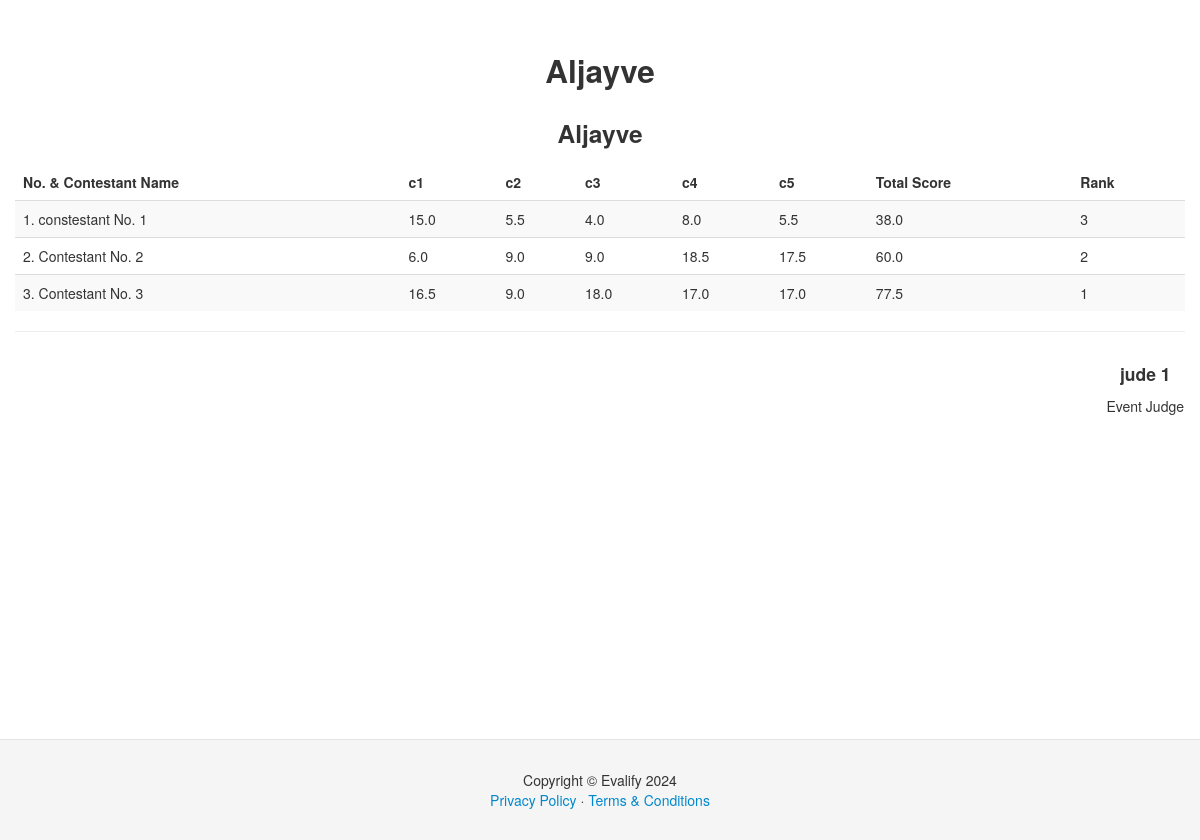
/view_score_sheet.php?event_id=1&judge_id=1 (signed in), run on an earlier commit of the app's database.
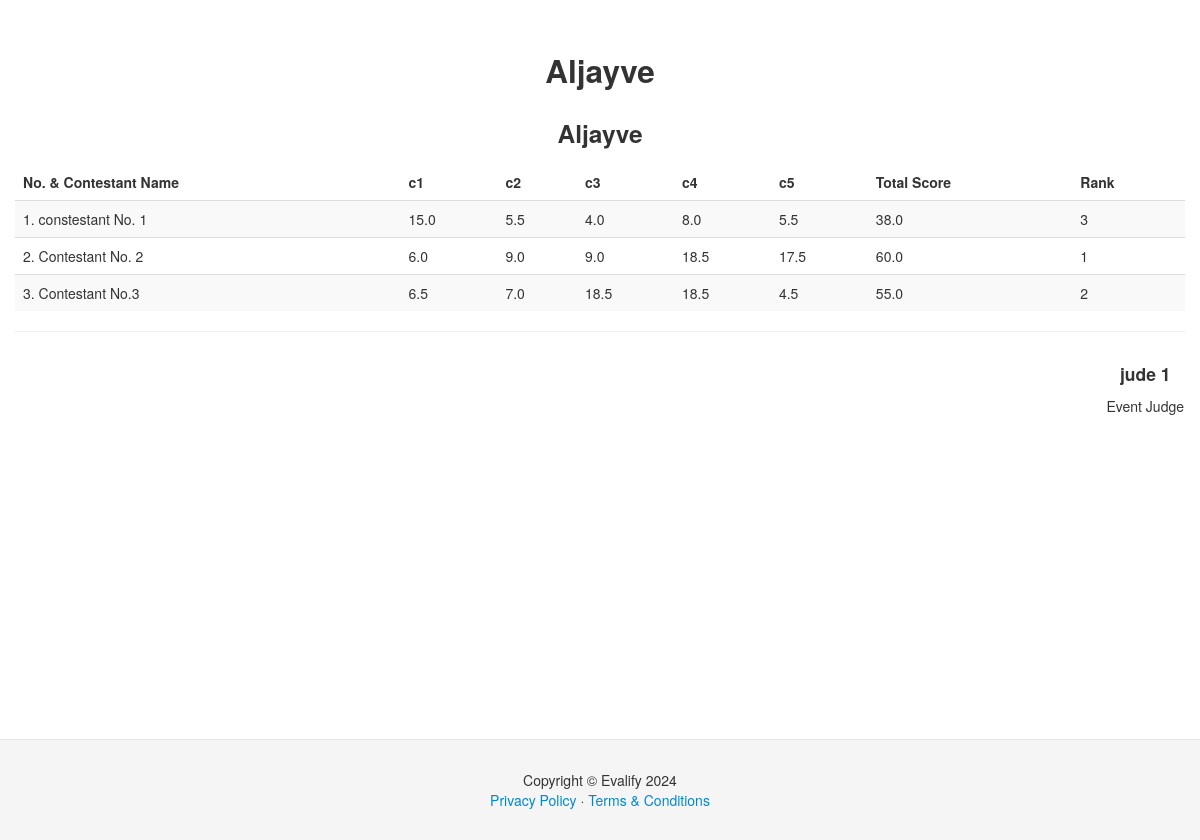
And on a later commit of the database.
### tables this page shows
CREATE TABLE `main_event` (
  `mainevent_id` int(11) NOT NULL,
  `event_name` varchar(255) NOT NULL,
  `status` varchar(50) NOT NULL,
  `organizer_id` int(11) NOT NULL,
  `sy` varchar(9) NOT NULL,
  `date_start` date NOT NULL,
  `date_end` date NOT NULL,
  `place` varchar(255) NOT NULL
);

CREATE TABLE `sub_event` (
  `subevent_id` int(11) NOT NULL,
  `mainevent_id` int(11) NOT NULL,
  `organizer_id` int(11) NOT NULL,
  `event_name` varchar(255) NOT NULL,
  `status` varchar(50) NOT NULL,
  `eventdate` date NOT NULL,
  `eventtime` time NOT NULL,
  `view` varchar(15) NOT NULL,
  `place` text NOT NULL
);

CREATE TABLE `criteria` (
  `criteria_id` int(11) NOT NULL,
  `subevent_id` int(11) NOT NULL,
  `criteria` varchar(255) NOT NULL,
  `percentage` int(11) NOT NULL,
  `criteria_ctr` int(11) NOT NULL
);

CREATE TABLE `contestants` (
  `contestant_id` int(11) NOT NULL,
  `fullname` varchar(255) NOT NULL,
  `subevent_id` int(11) NOT NULL,
  `contestant_ctr` int(11) NOT NULL,
  `status` varchar(50) NOT NULL,
  `txt_code` varchar(255) NOT NULL,
  `rand_code` int(11) NOT NULL
);

CREATE TABLE `sub_results` (
  `subresult_id` int(11) NOT NULL,
  `subevent_id` int(11) NOT NULL,
  `mainevent_id` int(11) NOT NULL,
  `contestant_id` int(11) NOT NULL,
  `judge_id` int(11) NOT NULL,
  `total_score` decimal(11,1) NOT NULL,
  `deduction` decimal(11,1) NOT NULL,
  `criteria_ctr1` decimal(11,1) NOT NULL,
  `criteria_ctr2` decimal(11,1) NOT NULL,
  `criteria_ctr3` decimal(11,1) NOT NULL,
  `criteria_ctr4` decimal(11,1) NOT NULL,
  `criteria_ctr5` decimal(11,1) NOT NULL,
  `criteria_ctr6` decimal(11,1) NOT NULL,
  `criteria_ctr7` decimal(11,1) NOT NULL,
  `criteria_ctr8` decimal(11,1) NOT NULL,
  `criteria_ctr9` decimal(11,1) NOT NULL,
  `criteria_ctr10` decimal(11,1) NOT NULL,
  `comments` text NOT NULL,
  `rank` varchar(11) NOT NULL,
  `judge_rank_stat` varchar(15) NOT NULL,
  `place_title` varchar(25) NOT NULL
);

CREATE TABLE `judges` (
  `judge_id` int(11) NOT NULL,
  `subevent_id` int(11) NOT NULL,
  `judge_ctr` int(11) NOT NULL,
  `fullname` varchar(255) NOT NULL,
  `code` varchar(6) NOT NULL,
  `jtype` varchar(25) NOT NULL
);

### view_score_sheet.php (the view, shortened to what this page needs)
<!DOCTYPE html>
<html lang="en">
   <?php
   include('header2.php');
    include('session.php');
    $event_id=$_GET['event_id'];
    $judge_id=$_GET['judge_id'];
    ?>
  <body>
  <div class="container">
    <div class="row">
      <div class="span12">
           <?php
             $s_event_query = $conn->query("select * from sub_event where subevent_id='$event_id'") or die(mysql_error());
		while ($s_event_row = $s_event_query->fetch())
        {
            $MEidxx=$s_event_row['mainevent_id'];
              $event_query = $conn->query("select * from main_event where mainevent_id='$MEidxx'") or die(mysql_error());
		while ($event_row = $event_query->fetch())
        {
            ?>
             <center>
             <table>
             <tr>
             <td align="center">
            <h2><?php echo $event_row['event_name']; ?></h2>
             </td>
              </tr>
               <tr>
             <td align="center">
            <h3><?php echo $s_event_row['event_name']; ?></h3>
             </td>
              </tr>
             </table>
             </center>
          <table class="table table-striped">
        <thead>
     <th>No. &amp; Contestant Name</th>
        <?php
        $criteria_query = $conn->query("select * from criteria where subevent_id='$event_id' ORDER BY criteria_ctr ASC") or die(mysql_error());
        while ($crit_row = $criteria_query->fetch()) {
         ?>
        <th><?php echo $crit_row['criteria']; ?></th>
        <?php } ?>
        <th>Total Score</th>
        <th>Rank</th>
        </thead>
     <tbody>
    <?php
        $score_query = $conn->query("select * from sub_results where subevent_id='$event_id' and judge_id='$judge_id' ORDER BY contestant_id ASC") or die(mysql_error());
	$num_rowxz = $score_query->rowcount();
if( $num_rowxz > 0 ) {
while ($score_row = $score_query->fetch())
 {
     $s1=$score_row['criteria_ctr1'];
     $s2=$score_row['criteria_ctr2'];
     $s3=$score_row['criteria_ctr3'];
     $s4=$score_row['criteria_ctr4'];
     $s5=$score_row['criteria_ctr5'];
     $total_score=$score_row['total_score'];
     $rank=$score_row['rank'];
     $con_id=$score_row['contestant_id'];
      ?>
         <tr>
        <td><?php
         $cont_query = $conn->query("select * from contestants where contestant_id='$con_id'") or die(mysql_error());
while ($cont_row = $cont_query->fetch())
{
    $c_num=$cont_row['contestant_ctr'];
  echo $c_num.". ".$cfnme=$cont_row['fullname'];
}
         ?></td>
          <?php
        $criteria_query = $conn->query("select * from criteria where subevent_id='$event_id' ORDER BY criteria_ctr ASC") or die(mysql_error());
while ($crit_row = $criteria_query->fetch()) {
         ?>
        <td>
        <?php
 if($crit_row['criteria_ctr']==1)
 { ?>
     <?php echo $s1; ?>
<?php } ?>
 <?php
 if($crit_row['criteria_ctr']==2)
 { ?>
     <?php echo $s2; ?>
<?php } ?>
 <?php
 if($crit_row['criteria_ctr']==3)
 { ?>
    <?php echo $s3; ?>
<?php } ?>
 <?php
 if($crit_row['criteria_ctr']==4)
 { ?>
    <?php echo $s4; ?>
<?php } ?>
 <?php
 if($crit_row['criteria_ctr']==5)
 { ?>
    <?php echo $s5; ?>
<?php } ?>
</td>
        <?php } ?>
        <td><?php echo $total_score; ?></td>
        <td><?php echo $rank;
         ?></td>
         </tr>
        <?php } ?>
     </tbody>
          </table>
          <?php $j_query = $conn->query("select * from judges where subevent_id='$event_id' and judge_id='$judge_id'") or die(mysql_error());
while ($j_row = $j_query->fetch()) { ?>
             <hr />
             <table align="right">
             <tr>
             <td align="center">
            <h4><?php echo $j_row['fullname']; ?></h4>
             </td>
              </tr>
               <tr>
             <td align="center">
            Event Judge
             </td>
              </tr>
             </table> <?php
 }
 } ?>
           <?php }   } ?>
    </div>
  </div>
 </div>
    <?php include('footer.php'); ?>
  </body>
</html>

### header2.php (shortened to what this page needs)
<head>
    <link href="assets/css/bootstrap.css" rel="stylesheet">
    <link href="assets/css/bootstrap-responsive.css" rel="stylesheet">
    <link href="assets/css/docs.css" rel="stylesheet">
    <link href="assets/js/google-code-prettify/prettify.css" rel="stylesheet">
    <link href="assets/css/style.css" rel="stylesheet">
  </head>

### footer.php (shortened to what this page needs)
<footer class="footer">
    <div class="container">
        <div class="d-flex align-items-center justify-content-between small">
            <div class="text-muted">Copyright &copy; Evalify 2024</div>
            <div>
                <a href="#">Privacy Policy</a>
                &middot;
                <a href="#">Terms &amp; Conditions</a>
            </div>
        </div>
    </div>
</footer>

### assets/css/docs.css (style rules this page uses)
body { position: relative; padding-top: 40px; }
.footer { text-align: center; padding: 30px 0; margin-top: 70px; border-top: 1px solid #e5e5e5; background-color: #f5f5f5; }

### assets/css/style.css (style rules this page uses)
html, body { height: 100%; }
body { display: flex; flex-direction: column; }
.container { flex: 1 0 auto; }
footer { flex-shrink: 0; }

What changed in the data, as far as the page shows it:
removed criteria: criteria "c5", $s5 "5.5", $s5 "17.5"
removed sub_results: criteria_ctr1 "16.5", criteria_ctr2 "9.0", criteria_ctr3 "18.0", criteria_ctr4 "17.0", criteria_ctr5 "17.0", total_score "77.5", rank "1"
removed contestants: contestant_ctr "3", fullname "Contestant No. 3", shown under "77.5"
added criteria: criteria "c5", $s5 "5.5", $s5 "17.5"
changed sub_results (number 2 of 3 on the later page): rank "2" → "1"
added sub_results: criteria_ctr1 "6.5", criteria_ctr2 "7.0", criteria_ctr3 "18.5", criteria_ctr4 "18.5", criteria_ctr5 "4.5", total_score "55.0", rank "2"
added contestants: contestant_ctr "3", fullname "Contestant No.3", shown under "55.0"
